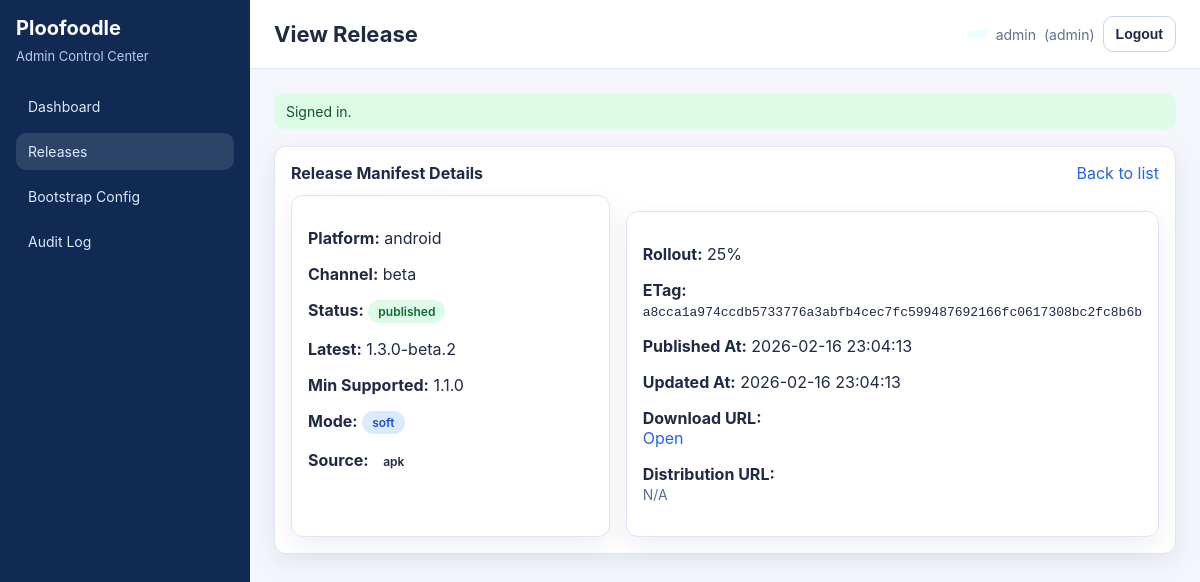
Page /index.php?_route=/admin/releases/view&id=4 (signed in) on the committed database.
### tables this page shows
CREATE TABLE IF NOT EXISTS admin_update_manifest (
  id BIGINT UNSIGNED AUTO_INCREMENT PRIMARY KEY,
  platform VARCHAR(20) NOT NULL DEFAULT 'android',
  channel VARCHAR(30) NOT NULL DEFAULT 'stable',
  status ENUM('draft','published') NOT NULL DEFAULT 'draft',
  schema_version INT UNSIGNED NOT NULL DEFAULT 1,
  latest_version VARCHAR(32) NOT NULL,
  min_supported_version VARCHAR(32) NOT NULL,
  update_mode ENUM('soft','hard') NOT NULL DEFAULT 'soft',
  update_source ENUM('apk','play','appstore','web') NOT NULL DEFAULT 'apk',
  download_url VARCHAR(500) NOT NULL,
  distribution_url VARCHAR(500) NULL,
  release_notes_url VARCHAR(500) NULL,
  sha256 VARCHAR(128) NULL,
  rollout_percent TINYINT UNSIGNED NOT NULL DEFAULT 100,
  cache_ttl_seconds INT UNSIGNED NOT NULL DEFAULT 3600,
  etag VARCHAR(64) NOT NULL,
  updated_by BIGINT UNSIGNED NULL,
  published_at TIMESTAMP NULL DEFAULT NULL,
  created_at TIMESTAMP NOT NULL DEFAULT CURRENT_TIMESTAMP,
  updated_at TIMESTAMP NOT NULL DEFAULT CURRENT_TIMESTAMP ON UPDATE CURRENT_TIMESTAMP,
  KEY idx_aum_platform_channel_status (platform, channel, status),
  KEY idx_aum_updated_at (updated_at),
  UNIQUE KEY uq_aum_draft (platform, channel, status),
  CONSTRAINT fk_aum_updated_by FOREIGN KEY (updated_by) REFERENCES admin_users(id)
    ON DELETE SET NULL
);

### src/Controllers/BaseController.php (called while the page is built, shortened)
<?php
abstract class BaseController
{
    protected function render(string $viewFile, array $vars = []): void
    {
        $viewPath = PLOO_BASE_PATH . '/src/Views/' . $viewFile;
        extract($vars, EXTR_SKIP);
        require $viewPath;
    }
}

### src/Controllers/AdminReleaseController.php (called while the page is built, shortened)
<?php
final class AdminReleaseController extends BaseController
{
    public function view(): void
    {
        $user = (new RequireAdminAuth())->handle();
        $id = (int)($this->request->query('id', '0') ?? '0');
        $row = $id > 0 ? (new UpdateManifestRepository(Db::pdo()))->findById($id) : null;
        $this->render('admin/releases/view.php', [
            'user' => $user,
            'flash' => \ploo_take_flash(),
            'csrfToken' => \ploo_csrf_token(),
            'row' => $row,
        ]);
    }
}

### src/Core/Router.php (called while the page is built, shortened)
<?php
final class Router
{
    private array $routes = [];
    public function get(string $path, array $handler): void
    {
        $this->routes['GET'][$path] = $handler;
    }
    public function post(string $path, array $handler): void
    {
        $this->routes['POST'][$path] = $handler;
    }
    public function dispatch(): void
    {
        $request = new Request();
        $response = new Response();
        $method = $request->method();
        $path = rtrim($request->path(), '/') ?: '/';
        $handler = $this->routes[$method][$path] ?? null;
        try {
            [$class, $action] = $handler;
            $controller = new $class($request, $response);
            $controller->{$action}();
        } catch (\Throwable $e) {
            $response->json(['success' => false, 'error' => 'Internal server error'], 500);
        }
    }
}

### public/index.php (called while the page is built, shortened)
<?php
require_once __DIR__ . '/../src/bootstrap.php';
$router = new Router();
$router->get('/', [AdminDashboardController::class, 'index']);
$router->get('/admin', [AdminDashboardController::class, 'index']);
$router->get('/auth/login', [AuthController::class, 'showLogin']);
$router->post('/auth/login', [AuthController::class, 'login']);
$router->post('/auth/logout', [AuthController::class, 'logout']);
$router->get('/admin/config', [AdminConfigController::class, 'index']);
$router->post('/admin/config', [AdminConfigController::class, 'saveOrPublish']);
$router->post('/admin/config/save-draft', [AdminConfigController::class, 'saveDraft']);
$router->post('/admin/config/publish', [AdminConfigController::class, 'publish']);
$router->post('/admin/config/reset-draft', [AdminConfigController::class, 'resetDraft']);
$router->post('/admin/config/delete-draft', [AdminConfigController::class, 'deleteDraft']);
$router->get('/admin/releases', [AdminReleaseController::class, 'index']);
$router->post('/admin/releases', [AdminReleaseController::class, 'saveOrPublish']);
$router->get('/admin/releases/create', [AdminReleaseController::class, 'create']);
$router->get('/admin/releases/view', [AdminReleaseController::class, 'view']);
$router->get('/admin/releases/edit', [AdminReleaseController::class, 'edit']);
$router->post('/admin/releases/publish', [AdminReleaseController::class, 'publish']);
$router->post('/admin/releases/unpublish', [AdminReleaseController::class, 'unpublish']);
$router->post('/admin/releases/delete', [AdminReleaseController::class, 'delete']);
$router->get('/admin/audit', [AdminAuditController::class, 'index']);
$router->get('/admin/audit/view', [AdminAuditController::class, 'view']);
$router->get('/mobile/bootstrap', [MobileBootstrapController::class, 'show']);
$router->get('/mobile/update', [MobileUpdateController::class, 'show']);
$router->get('/health', [HealthController::class, 'show']);
$router->dispatch();

### src/bootstrap.php (called while the page is built, shortened)
<?php
spl_autoload_register(static function (string $class): void {
    $prefix = 'Ploofoodle\\';
    $relative = substr($class, strlen($prefix));
    $path = PLOO_BASE_PATH . '/src/' . str_replace('\\', '/', $relative) . '.php';
});
$GLOBALS['ploo_config'] = [
    'app' => require PLOO_BASE_PATH . '/config/app.php',
    'db' => require PLOO_BASE_PATH . '/config/db.php',
    'auth' => require PLOO_BASE_PATH . '/config/auth.php',
];
function ploo_config(string $group): array
{
    return $GLOBALS['ploo_config'][$group] ?? [];
}
function ploo_base_path(): string
{
    $configured = trim((string)(ploo_config('app')['base_path'] ?? ''));
    $scriptName = (string)($_SERVER['SCRIPT_NAME'] ?? '/index.php');
    $base = rtrim(str_replace('\\', '/', dirname($scriptName)), '/');
    return $base === '' ? '' : $base;
}
function ploo_route_url(string $route, array $query = []): string
{
    $query = array_merge(['_route' => $route], $query);
    return ploo_base_path() . '/index.php?' . http_build_query($query);
}

### src/Core/Request.php (called while the page is built, shortened)
<?php
final class Request
{
    public function query(string $key, ?string $default = null): ?string
    {
        $value = $_GET[$key] ?? null;
        return trim((string)$value);
    }
}

### src/Core/Db.php (called while the page is built, shortened)
<?php
final class Db
{
    private static array $config = [];
    private static ?PDO $pdo = null;
    public static function configure(array $config): void
    {
        self::$config = $config;
    }
    public static function pdo(): PDO
    {
        $host = self::$config['host'] ?? '127.0.0.1';
        $port = (int)(self::$config['port'] ?? 3306);
        $name = self::$config['name'] ?? 'up-skill';
        $user = self::$config['user'] ?? 'root';
        $pass = self::$config['pass'] ?? '';
        $charset = self::$config['charset'] ?? 'utf8mb4';
        $dsn = sprintf('mysql:host=%s;port=%d;dbname=%s;charset=%s', $host, $port, $name, $charset);
        self::$pdo = new PDO($dsn, $user, $pass, [
            PDO::ATTR_ERRMODE => PDO::ERRMODE_EXCEPTION,
            PDO::ATTR_DEFAULT_FETCH_MODE => PDO::FETCH_ASSOC,
            PDO::ATTR_EMULATE_PREPARES => false,
        ]);
        return self::$pdo;
    }
}

### src/Repositories/UpdateManifestRepository.php (called while the page is built, shortened)
<?php
final class UpdateManifestRepository
{
    public function findById(int $id): ?array
    {
        $stmt = $this->pdo->prepare('SELECT * FROM admin_update_manifest WHERE id = ? LIMIT 1');
        $stmt->execute([$id]);
        $row = $stmt->fetch();
        return is_array($row) ? $row : null;
    }
}

### src/Views/admin/releases/view.php (the view, shortened to what this page needs)
<?php
$row = $row ?? [];
?>
<section class="card">
  <div class="card-head">
    <h3>Release Manifest Details</h3>
    <a href="<?= htmlspecialchars(ploo_route_url('/admin/releases'), ENT_QUOTES, 'UTF-8') ?>">Back to list</a>
  </div>
  <?php if (empty($row)): ?>
    <p class="muted">Manifest not found.</p>
  <?php else: ?>
    <div class="grid-2">
      <div class="card">
        <p><strong>Platform:</strong> <?= htmlspecialchars((string)$row['platform'], ENT_QUOTES, 'UTF-8') ?></p>
        <p><strong>Channel:</strong> <?= htmlspecialchars((string)$row['channel'], ENT_QUOTES, 'UTF-8') ?></p>
        <p><strong>Status:</strong> <span class="badge <?= htmlspecialchars((string)$row['status'], ENT_QUOTES, 'UTF-8') ?>"><?= htmlspecialchars((string)$row['status'], ENT_QUOTES, 'UTF-8') ?></span></p>
        <p><strong>Latest:</strong> <?= htmlspecialchars((string)$row['latest_version'], ENT_QUOTES, 'UTF-8') ?></p>
        <p><strong>Min Supported:</strong> <?= htmlspecialchars((string)$row['min_supported_version'], ENT_QUOTES, 'UTF-8') ?></p>
        <p><strong>Mode:</strong> <span class="badge <?= htmlspecialchars((string)$row['update_mode'], ENT_QUOTES, 'UTF-8') ?>"><?= htmlspecialchars((string)$row['update_mode'], ENT_QUOTES, 'UTF-8') ?></span></p>
        <p><strong>Source:</strong> <span class="badge info"><?= htmlspecialchars((string)($row['update_source'] ?? 'apk'), ENT_QUOTES, 'UTF-8') ?></span></p>
      </div>
      <div class="card">
        <p><strong>Rollout:</strong> <?= (int)($row['rollout_percent'] ?? 0) ?>%</p>
        <p><strong>ETag:</strong> <code><?= htmlspecialchars((string)($row['etag'] ?? ''), ENT_QUOTES, 'UTF-8') ?></code></p>
        <p><strong>Published At:</strong> <?= htmlspecialchars((string)($row['published_at'] ?? 'N/A'), ENT_QUOTES, 'UTF-8') ?></p>
        <p><strong>Updated At:</strong> <?= htmlspecialchars((string)($row['updated_at'] ?? 'N/A'), ENT_QUOTES, 'UTF-8') ?></p>
        <p><strong>Download URL:</strong><br><a href="<?= htmlspecialchars((string)($row['download_url'] ?? ''), ENT_QUOTES, 'UTF-8') ?>" target="_blank" rel="noreferrer">Open</a></p>
        <p><strong>Distribution URL:</strong><br>
          <?php if (!empty($row['distribution_url'])): ?>
            <a href="<?= htmlspecialchars((string)$row['distribution_url'], ENT_QUOTES, 'UTF-8') ?>" target="_blank" rel="noreferrer">Open</a>
          <?php else: ?>
            <span class="muted">N/A</span>
          <?php endif; ?>
        </p>
      </div>
    </div>
  <?php endif; ?>
</section>
<?php
require PLOO_BASE_PATH . '/src/Views/layout.php';

### public/assets/admin.css (style rules this page uses)
:root { --bg: #f4f6fb; --surface: #ffffff; --surface-muted: #f8faff; --text: #1f2a44; --text-muted: #5f6f90; --primary: #2563eb; --primary-600: #1d4ed8; --danger: #dc2626; --warning: #d97706; --success: #16a34a; --border: #dfe5f2; --shadow: 0 8px 24px rgba(16, 42, 84, 0.08); --radius: 12px; --space-1: 4px; --space-2: 8px; --space-3: 12px; --space-4: 16px; --space-5: 24px; --space-6: 32px; --font: Inter, Segoe UI, Roboto, Arial, sans-serif; }
* { box-sizing: border-box; }
body { margin: 0; font-family: var(--font); background: var(--bg); color: var(--text); }
a { color: var(--primary); text-decoration: none; }
.muted { color: var(--text-muted); font-size: 14px; }
.grid-2 { display: grid; grid-template-columns: 1fr 1fr; gap: var(--space-4); }
.card { background: var(--surface); border: 1px solid var(--border); border-radius: var(--radius); box-shadow: var(--shadow); padding: var(--space-4); }
.card + .card { margin-top: var(--space-4); }
.card-head { display: flex; justify-content: space-between; align-items: center; gap: var(--space-2); margin-bottom: var(--space-3); }
.card-head h3 { margin: 0; font-size: 16px; }
.badge { display: inline-flex; align-items: center; border-radius: 999px; padding: 4px 10px; font-size: 12px; font-weight: 600; }
.badge.published { background: #dcfce7; color: #166534; }
.badge.soft { background: #dbeafe; color: #1d4ed8; }

### rows in the picture
admin_update_manifest: platform "android", channel "beta", status "published", latest_version "1.3.0-beta.2", min_supported_version "1.1.0", update_mode "soft", update_source "apk", rollout_percent "25", etag "a8cca1a974ccdb5733776a3abfb4cec7fc599487692166fc0617308bc2fc8b6b", published_at "2026-02-16 23:04:13", updated_at "2026-02-16 23:04:13"

### other values in the picture
$pageTitle "View Release"
$u['username'] "admin"
$u['role'] "admin"
$flash['message'] "Signed in."
